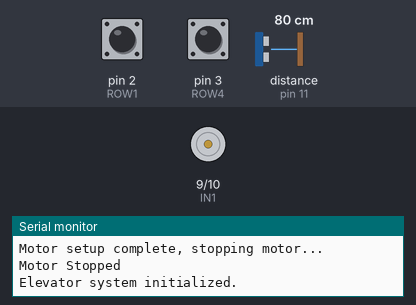
Bench run of a program on a simulated Arduino Uno, built with avr-gcc and run on an emulated ATmega328P. Shown: motor-driver pin pairs drawn as motors (green arrow = first pin HIGH = forward, orange = second pin HIGH = backward, longer = more drive, scaled by the enable pin), the last lines printed to the serial monitor. The inputs (shaded band) are chosen by the test bench; at power-on: pin 2 (ROW1) HIGH, distance to the obstacle (sensor on pin 11) 80 cm, pin 3 (ROW4) HIGH. The echo pulse lasts 58.3 µs per cm.

Above: at 1.2 s.
1.3 s: pin 2 (ROW1) pulled LOW for 0.15 s
At 1.7 s:
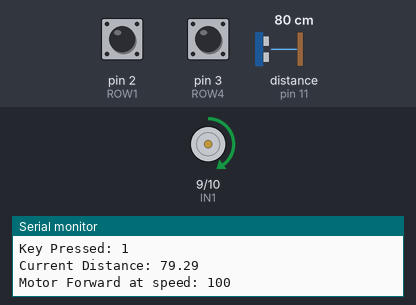
2.9 s: distance to the obstacle (sensor on pin 11) set to 35 cm
4.4 s: distance to the obstacle (sensor on pin 11) set to 29 cm
At 5.6 s:
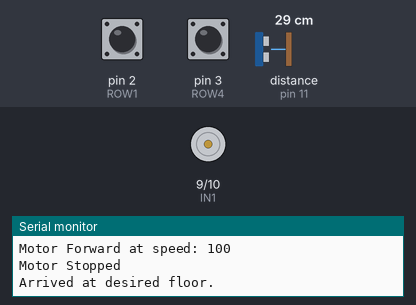
5.9 s: pin 3 (ROW4) pulled LOW for 0.15 s
7.5 s: distance to the obstacle (sensor on pin 11) set to 39 cm
9.0 s: distance to the obstacle (sensor on pin 11) set to 48 cm
Timing chart, 0 to 11.5 s (numbered marks = the images above; inputs shaded):
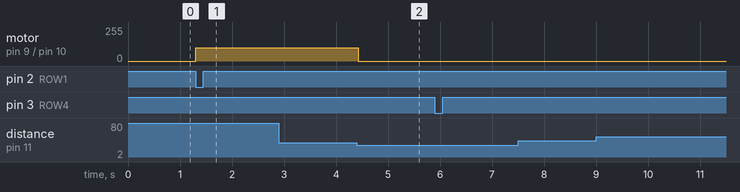

The program:

main.cpp
```cpp
// #include <Arduino.h>
// #include "motor/motorControl.h"
// #include "keypad/keypadHandler.h"

// #define MOTOR_SPEED_50RPM 38  // PWM value for 50 RPM

// void setup() {
//     Serial.begin(9600);
//     motorSetup();
//     keypadSetup();
//     Serial.println("System Ready");
// }

// void loop() {
//     char key = getKeypadInput();

//     if (key == '1') {
//         Serial.println("Key 1 Pressed - Moving Forward at 50 RPM");
//         moveForward(MOTOR_SPEED_50RPM);
//         delay(3000);
//         stopMotor();
//     }
//     else if (key == '0') {
//         Serial.println("Key 0 Pressed - Moving Backward at 50 RPM");
//         moveBackward(MOTOR_SPEED_50RPM);
//         delay(3000);
//         stopMotor();
//     }

//     delay(200); // Small delay for debounce
// }


// #include <Arduino.h>
// #include "servo/servoControl.h"

// void setup() {
//     Serial.begin(9600);
//     myServo.attach(12);  // Attach the servo to pin 12
// }

// void loop() {

//     moveServo(180);  // Move servo to 90 degrees
//     delay(3000);  // Hold position for 5 seconds
//     moveServo(0); // Move servo back to 0 degrees
//     delay(3000);

// }


#include <Arduino.h>
#include "keypad/keypadHandler.h"
#include "motor/motorControl.h"
#include "ultrasonic/ultrasonicSensor.h"

// Target distances for each floor
#define DIST_FLOOR_0 45
#define DIST_FLOOR_1 30
#define DIST_FLOOR_2 0

void setup() {
    Serial.begin(9600);
    keypadSetup();
    motorSetup();
    ultrasonicSetup();
    Serial.println("Elevator system initialized.");
}

void loop() {
    char key = getKeypadInput();

    if (key != '\0') {
        Serial.print("Key Pressed: ");
        Serial.println(key);

        float targetDistance;

        // Determine target distance
        if (key == '0') targetDistance = DIST_FLOOR_0;
        else if (key == '1') targetDistance = DIST_FLOOR_1;
        else if (key == '2') targetDistance = DIST_FLOOR_2;
        else return; // Invalid key, ignore

        float currentDistance = getDistance();
        Serial.print("Current Distance: ");
        Serial.println(currentDistance);

        // Move motor until target distance is reached
        if (currentDistance < targetDistance - 1) {
            // Need to move DOWN (increase distance)
            moveBackward(100); // Or whatever speed you want
            while (getDistance() < targetDistance - 1) {
                delay(100);  // Small delay for sensor stability
            }
        } else if (currentDistance > targetDistance + 1) {
            // Need to move UP (decrease distance)
            moveForward(100);
            while (getDistance() > targetDistance + 1) {
                delay(100);
            }
        }

        stopMotor();
        Serial.println("Arrived at desired floor.");
        delay(1000); // Debounce before allowing new input
    }
}
```

motorControl.cpp
```cpp
#include "motorControl.h"

int motorSpeed = 15; // Default speed (adjustable from 0-255)

void motorSetup() {
    Serial.begin(9600);
    pinMode(EN1, OUTPUT);
    pinMode(IN1, OUTPUT);
    pinMode(IN2, OUTPUT);
    Serial.println("Motor setup complete, stopping motor...");
    stopMotor();
}

void moveForward(int speed) {
    Serial.print("Motor Forward at speed: ");
    Serial.println(speed);
    digitalWrite(IN1, HIGH);
    digitalWrite(IN2, LOW);
    analogWrite(EN1, speed);
}

void moveBackward(int speed) {
    Serial.print("Motor Backward at speed: ");
    Serial.println(speed);
    digitalWrite(IN1, LOW);
    digitalWrite(IN2, HIGH);
    analogWrite(EN1, speed);
}

void stopMotor() {
    Serial.println("Motor Stopped");
    digitalWrite(IN1, LOW);
    digitalWrite(IN2, LOW);
    analogWrite(EN1, 0);
}
```

motorControl.h
```cpp
#ifndef MOTORCONTROL_H
#define MOTORCONTROL_H

#include <Arduino.h>

// Define motor control pins
#define EN1 5   // PWM pin for speed control
#define IN1 9   // Direction control pin 1
#define IN2 10  // Direction control pin 2

// Function prototypes
void motorSetup();
void moveForward(int speed);
void moveBackward(int speed);
void stopMotor();

#endif  // MOTORCONTROL_H
```

servoControl.cpp
```cpp
#include<Arduino.h>

#include "servoControl.h"

Servo myServo;  // Define the Servo object

// Function to move the servo to a specific angle
void moveServo(int angle) {
  myServo.write(angle);
}
```

servoControl.h
```cpp
#ifndef SERVO_CONTROL_H
#define SERVO_CONTROL_H

#include <Arduino.h>
#include <Servo.h>

// Function prototype
void moveServo(int angle);

extern Servo myServo;  // Declare the Servo object globally

#endif
```

ultrasonicSensor.cpp
```cpp
#include "ultrasonicSensor.h"

void ultrasonicSetup() {
    pinMode(TRIG_PIN, OUTPUT);
    pinMode(ECHO_PIN, INPUT);
}

float getDistance() {
    digitalWrite(TRIG_PIN, LOW);
    delayMicroseconds(2);
    digitalWrite(TRIG_PIN, HIGH);
    delayMicroseconds(10);
    digitalWrite(TRIG_PIN, LOW);

    long duration = pulseIn(ECHO_PIN, HIGH);
    float distance = duration * 0.034 / 2;  // in centimeters
    return distance;
}
```

ultrasonicSensor.h
```cpp
#ifndef ULTRASONIC_SENSOR_H
#define ULTRASONIC_SENSOR_H

#include <Arduino.h>

// Define Ultrasonic Sensor Pins
#define TRIG_PIN 10
#define ECHO_PIN 11

// Function prototypes
void ultrasonicSetup();    // <-- Add this line
float getDistance();

#endif
```

keypadHandler.cpp
```cpp
#include "keypadHandler.h"
#include <Arduino.h>

// Define keypad pins
#define ROW1 2  // Row for key '1' and '2'
#define ROW4 3  // Row for key '0'
#define COL1 4  // Column for key '1'
#define COL2 7  // Column for key '0' and '2'

void keypadSetup() {
    pinMode(ROW1, INPUT_PULLUP);
    pinMode(ROW4, INPUT_PULLUP);
    pinMode(COL1, OUTPUT);
    pinMode(COL2, OUTPUT);
}

// Function to check which key is pressed
char getKeypadInput() {
    digitalWrite(COL1, LOW);  // Activate Column 1
    if (!digitalRead(ROW1)) return '1';  // If Row 1 is LOW, key '1' is pressed

    digitalWrite(COL2, LOW);  // Activate Column 2
    if (!digitalRead(ROW1)) return '2';  // If Row 1 is LOW, key '2' is pressed
    if (!digitalRead(ROW4)) return '0';  // If Row 4 is LOW, key '0' is pressed

    return '\0';  // No key pressed
}
```

keypadHandler.h
```cpp
#ifndef KEYPAD_HANDLER_H
#define KEYPAD_HANDLER_H

// Function prototypes
void keypadSetup();
char getKeypadInput();

#endif  // KEYPAD_HANDLER_H
```

Measured:
- the behaviour switches between 32 and 31 cm on distance to the obstacle (sensor on pin 11) (found by bisection; images 1 and 2)
- after the input at 1.3 s, motor on pin 9 (IN1) / pin 10 (IN2): stopped → forward 100/255 at once
- after the input at 4.4 s, motor on pin 9 (IN1) / pin 10 (IN2): forward 100/255 → stopped at once
